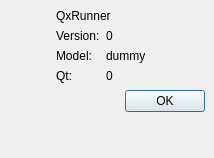
<ui version="4.0" >
 <author></author>
 <comment></comment>
 <exportmacro></exportmacro>
 <class>AboutDialog</class>
 <widget class="QDialog" name="AboutDialog" >
  <property name="geometry" >
   <rect>
    <x>0</x>
    <y>0</y>
    <width>214</width>
    <height>158</height>
   </rect>
  </property>
  <property name="windowTitle" >
   <string>About QxRunner</string>
  </property>
  <layout class="QGridLayout" >
   <property name="margin" >
    <number>9</number>
   </property>
   <property name="spacing" >
    <number>6</number>
   </property>
   <item rowspan="2" row="2" column="0" >
    <spacer>
     <property name="orientation" >
      <enum>Qt::Vertical</enum>
     </property>
     <property name="sizeHint" >
      <size>
       <width>41</width>
       <height>91</height>
      </size>
     </property>
    </spacer>
   </item>
   <item rowspan="2" row="0" column="0" >
    <widget class="QLabel" name="labelIcon" >
     <property name="text" >
      <string/>
     </property>
     <property name="pixmap" >
      <pixmap resource="Resources/qxrunner.qrc" >:/icons/qxrunner_64x64.png</pixmap>
     </property>
    </widget>
   </item>
   <item row="0" column="1" >
    <widget class="QLabel" name="labelQxRunner" >
     <property name="frameShape" >
      <enum>QFrame::NoFrame</enum>
     </property>
     <property name="frameShadow" >
      <enum>QFrame::Plain</enum>
     </property>
     <property name="text" >
      <string>QxRunner</string>
     </property>
    </widget>
   </item>
   <item row="3" column="1" >
    <layout class="QHBoxLayout" >
     <property name="margin" >
      <number>0</number>
     </property>
     <property name="spacing" >
      <number>6</number>
     </property>
     <item>
      <spacer>
       <property name="orientation" >
        <enum>Qt::Horizontal</enum>
       </property>
       <property name="sizeType" >
        <enum>QSizePolicy::MinimumExpanding</enum>
       </property>
       <property name="sizeHint" >
        <size>
         <width>51</width>
         <height>25</height>
        </size>
       </property>
      </spacer>
     </item>
     <item>
      <widget class="QPushButton" name="buttonOk" >
       <property name="text" >
        <string>OK</string>
       </property>
       <property name="default" >
        <bool>true</bool>
       </property>
      </widget>
     </item>
    </layout>
   </item>
   <item rowspan="2" row="1" column="1" >
    <layout class="QGridLayout" >
     <property name="margin" >
      <number>0</number>
     </property>
     <property name="spacing" >
      <number>6</number>
     </property>
     <item row="1" column="0" >
      <widget class="QLabel" name="labelModelNameText" >
       <property name="text" >
        <string>Model:</string>
       </property>
       <property name="alignment" >
        <set>Qt::AlignLeading|Qt::AlignLeft|Qt::AlignTop</set>
       </property>
      </widget>
     </item>
     <item row="0" column="0" >
      <widget class="QLabel" name="labelVersionText" >
       <property name="text" >
        <string>Version:</string>
       </property>
      </widget>
     </item>
     <item row="2" column="1" >
      <widget class="QLabel" name="labelQtVersion" >
       <property name="sizePolicy" >
        <sizepolicy>
         <hsizetype>5</hsizetype>
         <vsizetype>5</vsizetype>
         <horstretch>1</horstretch>
         <verstretch>0</verstretch>
        </sizepolicy>
       </property>
       <property name="text" >
        <string>0</string>
       </property>
      </widget>
     </item>
     <item row="2" column="0" >
      <widget class="QLabel" name="labelQtVersionText" >
       <property name="text" >
        <string>Qt:</string>
       </property>
      </widget>
     </item>
     <item row="1" column="1" >
      <widget class="QLabel" name="labelModelName" >
       <property name="sizePolicy" >
        <sizepolicy>
         <hsizetype>5</hsizetype>
         <vsizetype>5</vsizetype>
         <horstretch>1</horstretch>
         <verstretch>0</verstretch>
        </sizepolicy>
       </property>
       <property name="text" >
        <string>dummy</string>
       </property>
      </widget>
     </item>
     <item row="0" column="1" >
      <widget class="QLabel" name="labelVersion" >
       <property name="sizePolicy" >
        <sizepolicy>
         <hsizetype>5</hsizetype>
         <vsizetype>5</vsizetype>
         <horstretch>1</horstretch>
         <verstretch>0</verstretch>
        </sizepolicy>
       </property>
       <property name="text" >
        <string>0</string>
       </property>
      </widget>
     </item>
    </layout>
   </item>
   <item row="4" column="0" colspan="2" >
    <spacer>
     <property name="orientation" >
      <enum>Qt::Vertical</enum>
     </property>
     <property name="sizeHint" >
      <size>
       <width>20</width>
       <height>40</height>
      </size>
     </property>
    </spacer>
   </item>
  </layout>
 </widget>
 <pixmapfunction></pixmapfunction>
 <resources>
  <include location="Resources/qxrunner.qrc" />
 </resources>
 <connections/>
</ui>
